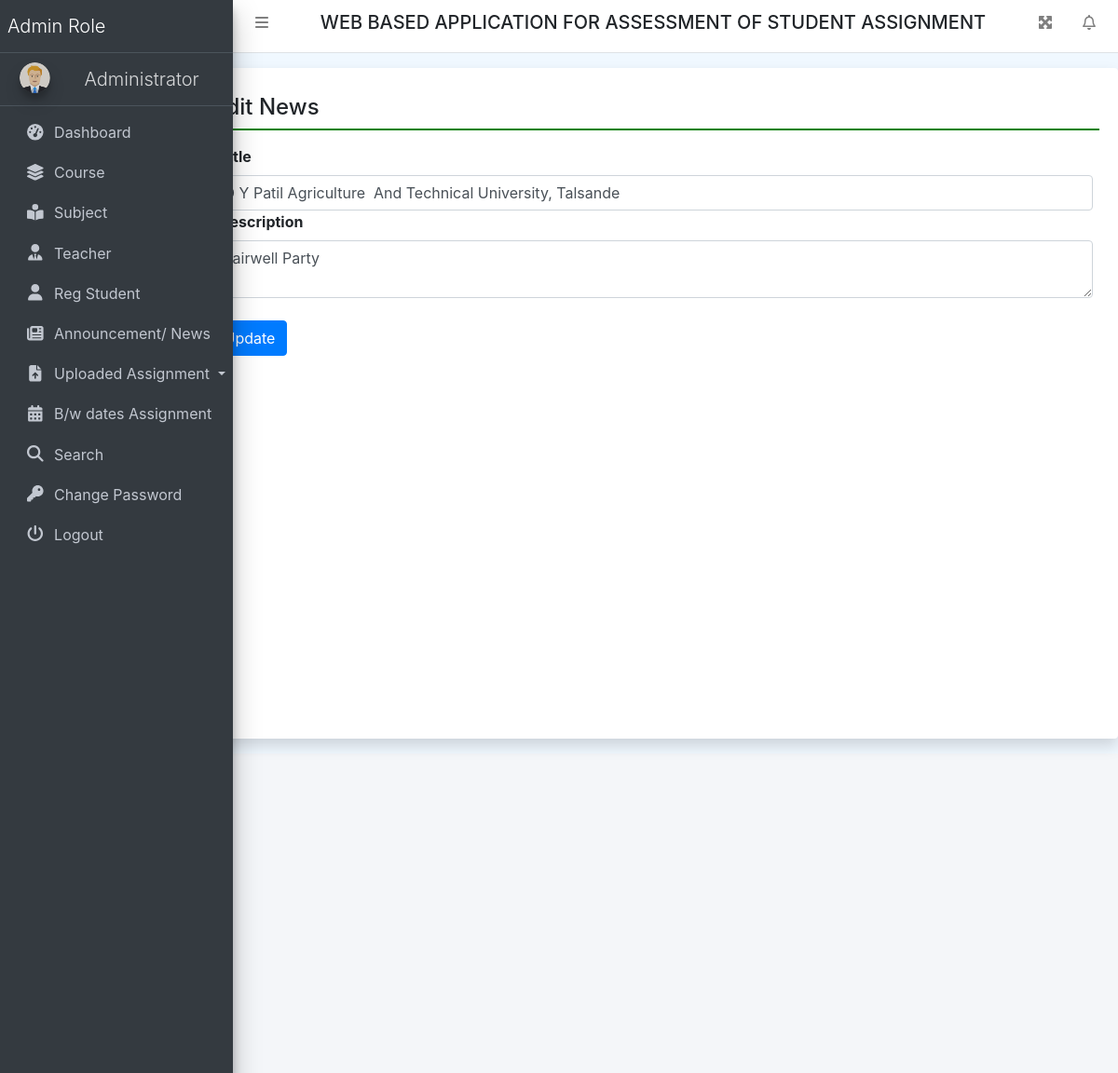
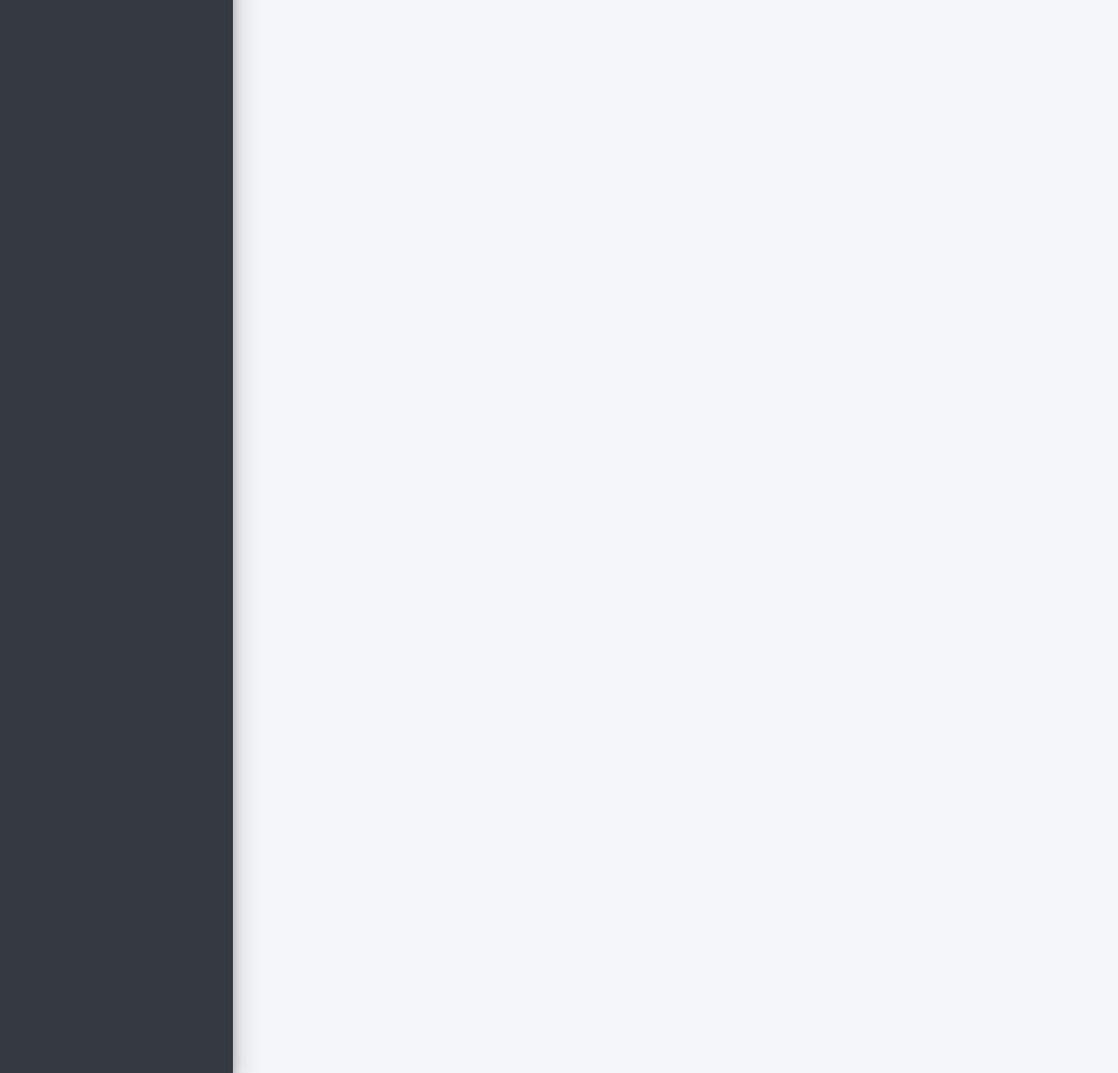
Page /editNews/4 (signed in) on the committed database (2 pictures, top to bottom).
### collegeAssignment/models.py (models this page shows, shortened)
class News(models.Model):
    Title = models.CharField(max_length=200, null=True)
    Description = models.CharField(max_length=500, null=True)
    CreationDate = models.DateTimeField(auto_now_add=True)

### collegeAssignment/views.py (the view, shortened to what this page needs)
# urls.py: path('editNews/<int:pid>', editNews, name='editNews'),
def editNews(request, pid):
    if not request.user.is_authenticated:
        return redirect('admin_login')
    error = ""
    news = News.objects.get(id=pid)
    return render(request, 'editNews.html', locals())

### collegeAssignment/templates/editNews.html (shortened to what this page needs)
{% extends 'header.html' %}
{% block main %}
<div class="card shadow mt-3 offset-2" style="min-height: 90vh">
    <div class="card-body">
        <h4 class="p-2" style="border-bottom: 2px solid green;">Edit News</h4>
        <div class="container-fluid mt-3">
            <div class="form-group">
                <form method="post">
                    <label class="col-sm-4">Title</label>
                    <input type="text" name="Title" value="{{news.Title}}" class="form-control">
                    <label class="col-sm-4">Description</label>
                    <textarea name="Description" class="form-control">{{news.Description}}</textarea>
                    <br>
                    <input type="submit" value="Update" class="btn btn-primary">
                </form>
            </div>
        </div>
    </div>
</div>
{% endblock %}

### collegeAssignment/templates/header.html (style rules this page uses)
body { background-color: aliceblue; }

### rows in the picture
News: Title "D Y Patil Agriculture And Technical University, Talsande", Description "Fairwell Party"
